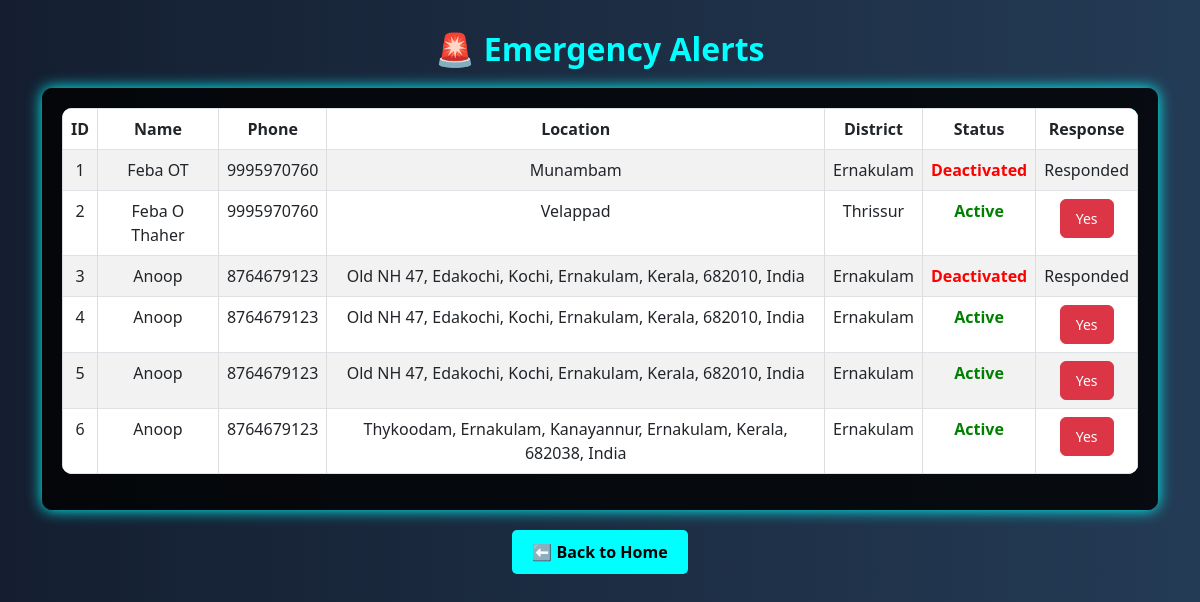
Screenshot of /police_alerts with the database file from the repository.
### tables this page shows
CREATE TABLE user_alert (
            id INTEGER PRIMARY KEY AUTOINCREMENT,
            user_id INTEGER,
            name TEXT NOT NULL,
            phone TEXT NOT NULL,
            location TEXT NOT NULL,
            district TEXT NOT NULL,
            timestamp DATETIME DEFAULT CURRENT_TIMESTAMP, status TEXT DEFAULT 'Active',
            FOREIGN KEY (user_id) REFERENCES users(id)
        );

### app.py (the view)
@app.route('/police_alerts')
def police_alerts():
    conn = sqlite3.connect("user.db")
    cursor = conn.cursor()
    cursor.execute("SELECT id, name, phone, location, district, status FROM user_alert")
    alerts = cursor.fetchall()
    conn.close()
    return render_template('police_alerts.html', alerts=alerts)

### app.py (called while the page is built)
@app.after_request
def add_no_cache_headers(response):
    response.headers["Cache-Control"] = "no-store, no-cache, must-revalidate, max-age=0"
    response.headers["Pragma"] = "no-cache"
    response.headers["Expires"] = "0"
    return response

### templates/police_alerts.html (shortened to what this page needs)
<!DOCTYPE html>
<html lang="en">
<head>
    <link rel="stylesheet" href="https://cdnjs.cloudflare.com/ajax/libs/bootstrap/5.3.0/css/bootstrap.min.css">
</head>
<body>
    <div class="container">
        <h2>🚨 Emergency Alerts</h2>
        <div class="table-container">
            <table class="table table-striped table-bordered">
                <thead>
                    <tr>
                        <th>ID</th>
                        <th>Name</th>
                        <th>Phone</th>
                        <th>Location</th>
                        <th>District</th>
                        <th>Status</th>
                        <th>Response</th>
                    </tr>
                </thead>
                <tbody>
                    {% for alert in alerts %}
                    <tr id="alert-row-{{ alert[0] }}">
                        <td>{{ alert[0] }}</td>
                        <td>{{ alert[1] }}</td>
                        <td>{{ alert[2] }}</td>
                        <td>{{ alert[3] }}</td>
                        <td>{{ alert[4] }}</td>
                        <td class="status-cell">
                            {% if alert[5] == "Active" %}
                                <span class="status-active">Active</span>
                            {% else %}
                                <span class="status-deactivated">Deactivated</span>
                            {% endif %}
                        </td>
                        <td>
                            {% if alert[5] == "Active" %}
                                <button class="btn btn-danger" onclick="deactivateAlert({{ alert[0] }})">Yes</button>
                            {% else %}
                                <span>Responded</span>
                            {% endif %}
                        </td>
                    </tr>
                    {% endfor %}
                </tbody>
            </table>
        </div>
        <div class="text-center">
            <a href="{{ url_for('police_home') }}" class="back-btn">⬅ Back to Home</a>
        </div>
    </div>
</body>
</html>

### templates/police_alerts.html (style rules this page uses)
body { background: linear-gradient(to right, #141e30, #243b55); color: white; }
.container { margin-top: 30px; }
h2 { text-align: center; margin-bottom: 20px; font-weight: bold; color: cyan; }
.table-container { background: rgba(0, 0, 0, 0.8); padding: 20px; border-radius: 10px; box-shadow: 0 0 15px cyan; }
table { width: 100%; background: white; border-radius: 10px; overflow: hidden; }
th, td { text-align: center; padding: 12px; border: 1px solid #ddd; }
thead { background: cyan; color: black; font-weight: bold; }
.btn-danger { padding: 8px 15px; font-size: 14px; }
.status-active { color: green; font-weight: bold; }
.status-deactivated { color: red; font-weight: bold; }
.back-btn { margin-top: 20px; background: cyan; color: black; font-weight: bold; padding: 10px 20px; border-radius: 5px; text-decoration: none; display: inline-block; transition: 0.3s; }

### rows the page displays
user_alert: id "1", name "Feba OT", phone "9995970760", location "Munambam", district "Ernakulam", status "Deactivated"
user_alert: id "2", name "Feba O Thaher", phone "9995970760", location "Velappad", district "Thrissur", status "Active"
user_alert: id "3", name "Anoop", phone "8764679123", location "Old NH 47, Edakochi, Kochi, Ernakulam, Kerala, 682010, India", district "Ernakulam", status "Deactivated"
user_alert: id "4", name "Anoop", phone "8764679123", location "Old NH 47, Edakochi, Kochi, Ernakulam, Kerala, 682010, India", district "Ernakulam", status "Active"
user_alert: id "5", name "Anoop", phone "8764679123", location "Old NH 47, Edakochi, Kochi, Ernakulam, Kerala, 682010, India", district "Ernakulam", status "Active"
user_alert: id "6", name "Anoop", phone "8764679123", location "Thykoodam, Ernakulam, Kanayannur, Ernakulam, Kerala, 682038, India", district "Ernakulam", status "Active"
